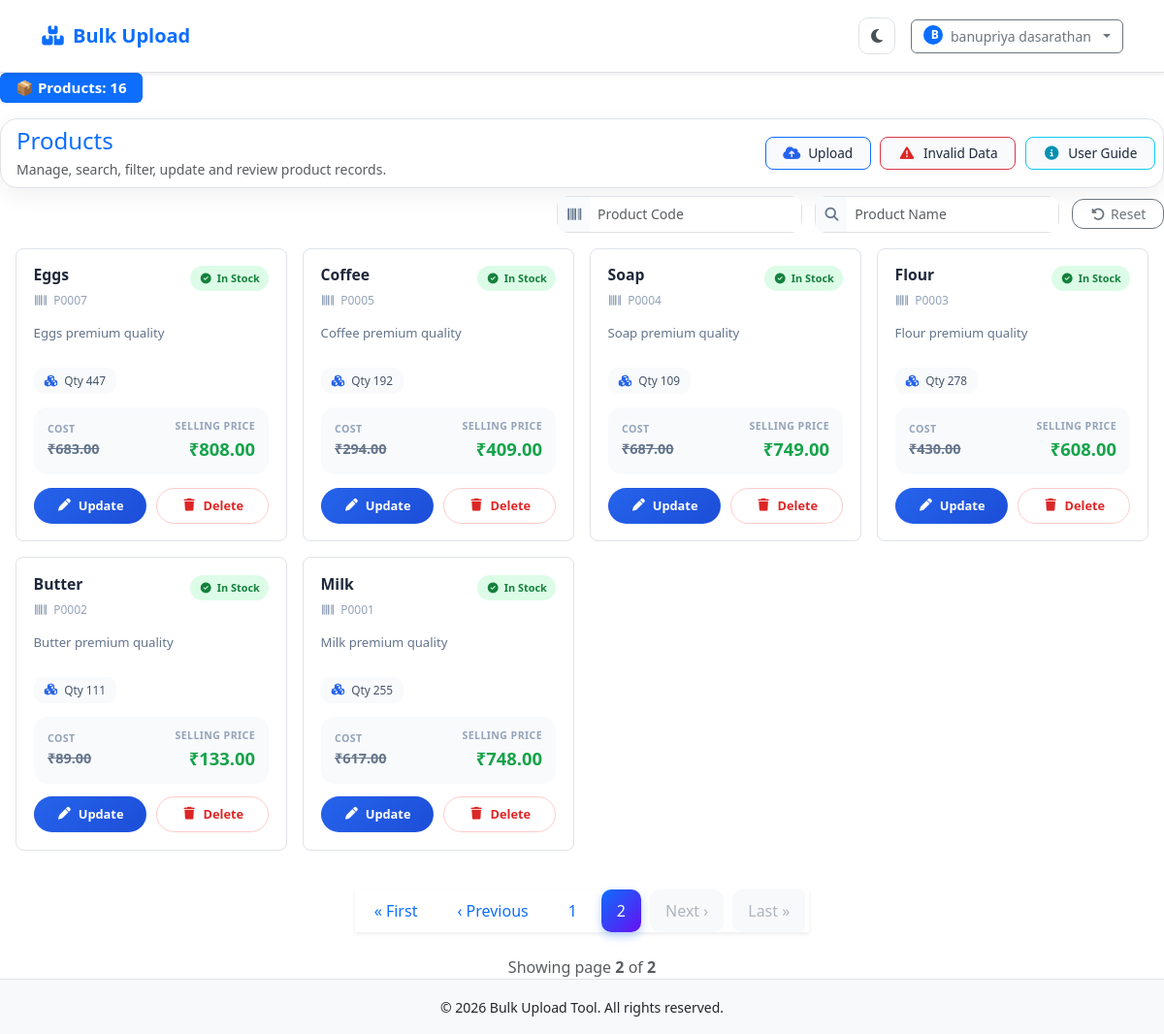
/dashboard/?page=2 (signed in), run on the app's committed database.
### core/models.py (models this page shows)
class Product_info(models.Model):
    user=models.ForeignKey(User,on_delete=models.CASCADE)
    product_code=models.CharField(max_length=100, unique=True)
    product_name=models.CharField(max_length=100,unique=True)
    description=models.TextField()
    item_category=models.CharField(max_length=500)
    cost_price=models.DecimalField(max_digits=500, decimal_places=2)
    selling_price=models.DecimalField(max_digits=500, decimal_places=2)
    quantity=models.IntegerField(null=False,default=1)
    expire_date=models.DateField(null=True)
    created_at = models.DateTimeField(auto_now_add=True)
    updated_at = models.DateTimeField(auto_now=True)
    history = HistoricalRecords()

### core/views.py (the view, shortened to what this page needs)
# urls.py: path('dashboard/', dashboard, name='tool_dashboard'),
@login_required
def dashboard(request):
    products = Product_info.objects.filter(user=request.user).order_by('-id')
    product_code = request.GET.get('product_code', '').strip()
    product_name = request.GET.get('product_name', '').strip()
    cost_price = request.GET.get('cost_price', '').strip()
    if product_code:
        products = products.filter(product_code__icontains=product_code)
    if product_name:
        first_letter = product_name[0]
        products = products.filter(
            Q(product_name__icontains=product_name) | Q(product_name__istartswith=first_letter)
        )
    paginator = Paginator(products, 10)
    page_number = request.GET.get('page')
    page_obj = paginator.get_page(page_number)
    form = UploadFileForm()
    upload_summary = UploadSummary.objects.filter(user=request.user).first()
    invalid_rows = InvalidUploadRow.objects.filter(user=request.user)
    summary = {
        "success_count": upload_summary.success_count if upload_summary else 0,
        "failed_count": upload_summary.failed_count if upload_summary else 0,
        "invalid_rows": invalid_rows,
    }
    return render(request, 'dashboard.html', {
        'page_obj': page_obj,
        'form': form,
        'summary': summary,
    })

### core/forms.py (shortened to what this page needs)
class UploadFileForm(forms.Form):
    file = forms.FileField(
        label='Select CSV or Excel file',
        widget=forms.ClearableFileInput(attrs={
            'class': 'form-control',
            'accept': '.csv,.xlsx',
            'id': 'id_file',
        }),
        help_text='Only .csv and .xlsx files are allowed.',
    )

### templates/dashboard.html (shortened to what this page needs)
{% extends 'base.html' %}
{% load static %}
{% block content %}
<link rel="stylesheet" href="{% static 'css/dash.css' %}">
<link rel="stylesheet" href="https://cdnjs.cloudflare.com/ajax/libs/font-awesome/6.5.0/css/all.min.css">
<div class="toast-container position-fixed top-0 end-0 p-3" style="z-index: 1080;">
</div>
   <h5 class="mb-3">
    <span class="badge bg-primary px-3 py-2">
        📦 Products: {{ page_obj.paginator.count }}
    </span>
</h5>
    <div class="products-toolbar mb-2 p-2 border">
        <div class="toolbar-left ms-2">
            <h4 class="section-title mb-1 text-primary ">Products</h4>
            <p class="text-muted mb-0 small">Manage, search, filter, update and review product records.</p>
        </div>
        <div class="toolbar-menu">
            <button type="button" class="toolbar-menu-item toolbar-menu-item-upload border border-primary" data-bs-toggle="modal" data-bs-target="#uploadModal">
                <i class="fa-solid fa-cloud-arrow-up"></i>
                <span>Upload</span>
            </button>
            <a href="{% url 'upload_data_error' %}" class="toolbar-menu-item toolbar-menu-item-danger border border-danger">
                <i class="fa-solid fa-triangle-exclamation"></i>
                <span>Invalid Data</span>
            </a>
            <button type="button" class="toolbar-menu-item toolbar-menu-item-info border border-info" data-bs-toggle="modal" data-bs-target="#userGuideModal">
                <i class="fa-solid fa-circle-info"></i>
                <span>User Guide</span>
            </button>
        </div>
    </div>
     <form method="get" id="filterForm" class="products-filter-form" action="{% url 'tool_dashboard' %}">
            <div class="filter-group">
                <div class="input-group input-group-sm filter-control">
                    <span class="input-group-text"><i class="fa-solid fa-barcode"></i></span>
                    <input type="text" name="product_code" class="form-control" placeholder="Product Code"
                           value="{{ request.GET.product_code }}">
                </div>
            </div>
            <div class="filter-group">
                <div class="input-group input-group-sm filter-control">
                    <span class="input-group-text"><i class="fa-solid fa-magnifying-glass"></i></span>
                    <input type="text" name="product_name" class="form-control" placeholder="Product Name"
                           value="{{ request.GET.product_name }}">
                </div>
            </div>
            <div class="filter-actions">
                <a href="{% url 'tool_dashboard' %}" class="btn btn-outline-secondary btn-sm action-btn">
                    <i class="fa-solid fa-rotate-left me-1"></i>Reset
                </a>
            </div>
        </form>
    <div class="row g-3 mb-3 p-3">
        {% if page_obj %}
            {% for i in page_obj %}
            <div class="col-xl-3 col-lg-4 col-md-6">
                <div class="product-card">
                    <div class="product-card-top">
                        <div class="product-card-heading">
                            <h5 class="product-card-title" title="{{ i.product_name }}">{{ i.product_name }}</h5>
                            <span class="product-card-code"><i class="fa-solid fa-barcode"></i>{{ i.product_code }}</span>
                        </div>
                        {% if i.quantity %}
                            <span class="stock-badge stock-in"><i class="fa-solid fa-circle-check"></i>In Stock</span>
                        {% else %}
                            <span class="stock-badge stock-out"><i class="fa-solid fa-circle-xmark"></i>Out</span>
                        {% endif %}
                    </div>
                    <p class="product-card-desc">{{ i.description|default:"No description available." }}</p>
                    <div class="product-card-meta">
                        <span class="meta-chip"><i class="fa-solid fa-cubes"></i>Qty {{ i.quantity }}</span>
                    </div>
                    <div class="product-card-price">
                        <div>
                            <span class="price-label">Cost</span>
                            <span class="price-cost">₹{{ i.cost_price }}</span>
                        </div>
                        <div class="text-end">
                            <span class="price-label">Selling Price</span>
                            <span class="price-sell">₹{{ i.selling_price }}</span>
                        </div>
                    </div>
                    <div class="product-card-actions">
                        <button class="btn-pill btn-pill-primary"
                                data-bs-toggle="modal"
                                data-bs-target="#updateModal{{ i.id }}">
                            <i class="fa-solid fa-pen"></i>Update
                        </button>
                        <a href="{% url 'product_delete' i.id %}"
                           class="btn-pill btn-pill-danger js-delete-product"
                           data-product-name="{{ i.product_name }}">
                            <i class="fa-solid fa-trash"></i>Delete
                        </a>
                    </div>
                </div>
            </div>
            {% endfor %}
        {% else %}
            <div class="col-12">
                <div class="alert alert-info text-center">No Products Available</div>
            </div>
        {% endif %}
    </div>
    <nav class="d-flex justify-content-center mt-4">
        <ul class="pagination shadow-sm">
            {% if page_obj.has_previous %}
                <li class="page-item">
                    <a class="page-link" href="?page=1">&laquo; First</a>
                </li>
                <li class="page-item">
                    <a class="page-link" href="?page={{ page_obj.previous_page_number }}">&lsaquo; Previous</a>
                </li>
            {% else %}
                <li class="page-item disabled"><span class="page-link">&laquo; First</span></li>
                <li class="page-item disabled"><span class="page-link">&lsaquo; Previous</span></li>
            {% endif %}
            {% for num in page_obj.paginator.page_range %}
                {% if page_obj.number == num %}
                    <li class="page-item active"><span class="page-link">{{ num }}</span></li>
                {% elif num >= page_obj.number|add:"-2" and num <= page_obj.number|add:"2" %}
                    <li class="page-item">
                        <a class="page-link" href="?page={{ num }}">{{ num }}</a>
                    </li>
                {% endif %}
            {% endfor %}
            {% if page_obj.has_next %}
                <li class="page-item">
                    <a class="page-link" href="?page={{ page_obj.next_page_number }}{% if request.GET.product_code %}&product_code={{ request.GET.product_code }}{% endif %}{% if request.GET.product_name %}&product_name={{ request.GET.product_name }}{% endif %}{% if request.GET.cost_price %}&cost_price={{ request.GET.cost_price }}{% endif %}">Next &rsaquo;</a>
                </li>
                <li class="page-item">
                    <a class="page-link" href="?page={{ page_obj.paginator.num_pages }}{% if request.GET.product_code %}&product_code={{ request.GET.product_code }}{% endif %}{% if request.GET.product_name %}&product_name={{ request.GET.product_name }}{% endif %}{% if request.GET.cost_price %}&cost_price={{ request.GET.cost_price }}{% endif %}">Last &raquo;</a>
                </li>
            {% else %}
                <li class="page-item disabled"><span class="page-link">Next &rsaquo;</span></li>
                <li class="page-item disabled"><span class="page-link">Last &raquo;</span></li>
            {% endif %}
        </ul>
    </nav>
    {% if page_obj %}
    <div class="text-center mt-2 text-muted">
        Showing page <strong>{{ page_obj.number }}</strong> of <strong>{{ page_obj.paginator.num_pages }}</strong>
    </div>
    {% endif %}
{% endblock %}

### templates/navbar.html (shortened to what this page needs)
{% load static %}
<link rel="stylesheet" href="https://cdnjs.cloudflare.com/ajax/libs/font-awesome/6.5.0/css/all.min.css">
<nav class="navbar navbar-expand-lg bg-body border-bottom shadow-sm">
    <div class="container">
        <a class="navbar-brand d-flex align-items-center gap-2 fw-bold text-primary" href="{% url 'tool_dashboard' %}">
            <i class="fa-solid fa-boxes-stacked" aria-hidden="true"></i>
            <span>Bulk Upload</span>
        </a>
        <div class="collapse navbar-collapse" id="navbarNav">
            <div class="d-flex align-items-center gap-3 ms-lg-auto">
                <button type="button" class="theme-toggle-btn" id="themeToggle" aria-label="Toggle theme">
                    <i class="fa-solid fa-moon" aria-hidden="true"></i>
                </button>
                {% if user.is_authenticated %}
                <div class="dropdown">
                    <button class="btn btn-outline-secondary d-flex align-items-center gap-2 dropdown-toggle"
                            type="button" data-bs-toggle="dropdown" aria-expanded="false">
                        <span class="badge rounded-circle bg-primary" style="width: 20px; height: 20px;">
                            {{ user.first_name|default:user.username|slice:":1"|upper }}
                        </span>
                        <span class="d-inline small fw-medium user-fullname">
                            {{ user.get_full_name|default:user.username }}
                        </span>
                    </button>
                </div>
                {% elif request.resolver_match.url_name == 'tool_signup_info' %}
                <a class="btn btn-primary btn-sm" href="{% url 'tool_login_info' %}">
                    <i class="fa-solid fa-right-to-bracket me-2"></i>Login
                </a>
                {% elif request.resolver_match.url_name == 'tool_login_info' %}
                {% if registration_enabled %}
                <a class="btn btn-primary btn-sm" href="{% url 'tool_signup_info' %}">
                    <i class="fa-solid fa-user-plus me-2"></i>Signup
                </a>
                {% endif %}
                {% else %}
                {% if registration_enabled %}
                <a class="btn btn-primary btn-sm" href="{% url 'tool_signup_info' %}">
                    <i class="fa-solid fa-right-to-bracket me-2"></i>Signup
                </a>
                {% endif %}
                {% endif %}
            </div>
        </div>
    </div>
</nav>

### static/css/main.css (style rules this page uses)
* { padding: 0%; margin: 0%; box-sizing: border-box; }
.navbar { height:75px; }
.pagination .page-link { color: #0d6efd; border-radius: 10px; margin: 0 4px; border: none; padding: 10px 16px; transition: all 0.3s ease; }
.pagination .page-item.active .page-link { background: linear-gradient(135deg, #0d6efd, #6610f2); border: none; color: #fff; box-shadow: 0 4px 10px rgba(13,110,253,.3); }
.pagination .page-item.disabled .page-link { color: #adb5bd; background: #f8f9fa; }
.pagination { gap: 6px; }

### templates/navbar.html (style rules this page uses)
.theme-toggle-btn { width: 38px; height: 38px; border-radius: 10px; border: 1px solid var(--bs-border-color, #dee2e6); background: transparent; display: inline-flex; align-items: center; justify-content: center; color: #495057; transition: background .15s ease, color .15s ease, border-color .15s ease; }
.user-fullname { max-width: 140px; overflow: hidden; text-overflow: ellipsis; white-space: nowrap; }
@media (min-width: 768px) { .user-fullname { max-width: 220px; } }

### data on the page
Product_info: product_name "Eggs", product_code "P0007", shows "In Stock", description "Eggs premium quality", quantity "447", cost_price "683.00", selling_price "808.00"
Product_info: product_name "Coffee", product_code "P0005", shows "In Stock", description "Coffee premium quality", quantity "192", cost_price "294.00", selling_price "409.00"
Product_info: product_name "Soap", product_code "P0004", shows "In Stock", description "Soap premium quality", quantity "109", cost_price "687.00", selling_price "749.00"
Product_info: product_name "Flour", product_code "P0003", shows "In Stock", description "Flour premium quality", quantity "278", cost_price "430.00", selling_price "608.00"
Product_info: product_name "Butter", product_code "P0002", shows "In Stock", description "Butter premium quality", quantity "111", cost_price "89.00", selling_price "133.00"
Product_info: product_name "Milk", product_code "P0001", shows "In Stock", description "Milk premium quality", quantity "255", cost_price "617.00", selling_price "748.00"

### other printed values
{{ user.first_name|default:user.username|slice:":1"|upper }} "B"
{{ user.get_full_name|default:user.username }} "banupriya dasarathan"
{{ page_obj.paginator.count }} "16"
{{ num }} "1"
{{ num }} "2"
{{ page_obj.number }} "2"
{{ page_obj.paginator.num_pages }} "2"
